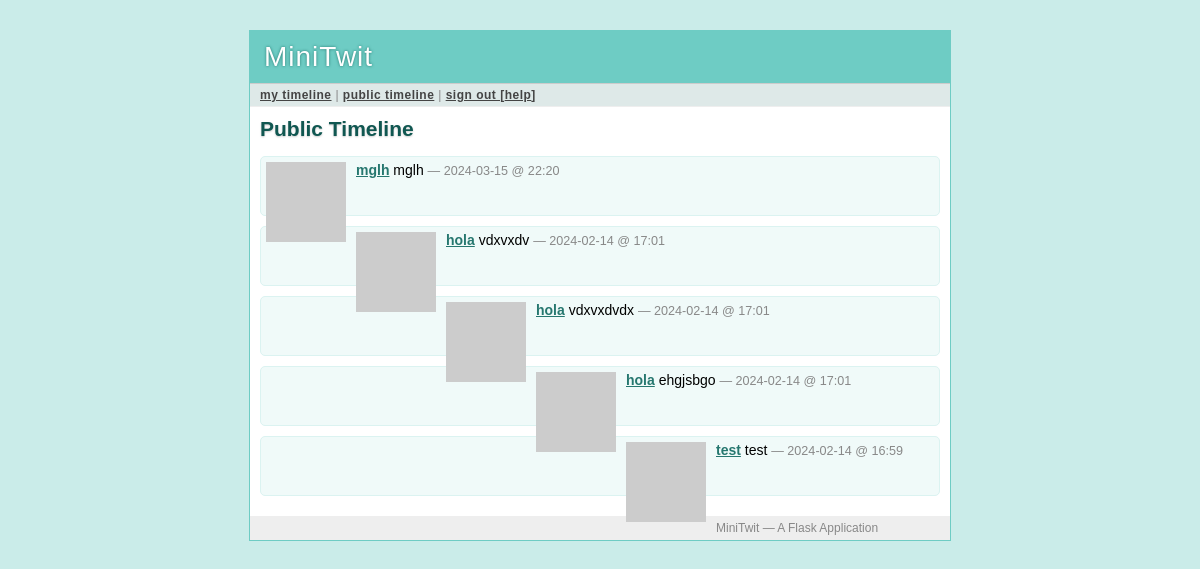
The app's page /public (signed in) with its own data.
### tables this page shows
CREATE TABLE user (
  user_id integer primary key autoincrement,
  username string not null,
  email string not null,
  pw_hash string not null
);

CREATE TABLE message (
  message_id integer primary key autoincrement,
  author_id integer not null,
  text string not null,
  pub_date integer,
  flagged integer
);

### minitwit.py (the view)
@app.route('/public')
def public_timeline():
    query = '''
        select message.*, user.* from message, user
        where message.flagged = 0 and message.author_id = user.user_id
        order by message.pub_date desc limit ?'''
    messages = query_db(query, [PER_PAGE])
    return render_template('timeline.html', messages=messages)

### minitwit.py (called while the page is built)
def connect_db():
    return sqlite3.connect(DATABASE)

def query_db(query, args=(), one=False):
    cur = g.db.execute(query, args)
    rv = [dict((cur.description[idx][0], value)
               for idx, value in enumerate(row)) for row in cur.fetchall()]
    return (rv[0] if rv else None) if one else rv

def format_datetime(timestamp):
    return datetime.utcfromtimestamp(timestamp).strftime('%Y-%m-%d @ %H:%M')

def gravatar_url(email, size=80):
    return 'http://www.gravatar.com/avatar/%s?d=identicon&s=%d' % \
        (md5(email.strip().lower().encode('utf-8')).hexdigest(), size)

@app.before_request
def before_request():
    g.db = connect_db()
    g.user = None
    if 'user_id' in session:
        g.user = query_db('select * from user where user_id = ?',
                          [session['user_id']], one=True)

@app.after_request
def after_request(response):
    g.db.close()
    return response

### templates/timeline.html (shortened to what this page needs)
{% extends "layout.html" %}
{% block title %}
  {% if request.endpoint == 'public_timeline' %}
    Public Timeline
  {% elif request.endpoint == 'user_timeline' %}
    {{ profile_user.username }}'s Timeline
  {% else %}
    My Timeline
  {% endif %}
{% endblock %}
{% block body %}
  <h2>{{ self.title() }}</h2>
  <ul class=messages>
  {% for message in messages %}
    <li><img src="{{ message.email|gravatar(size=48) }}"><p>
      <strong><a href="{{ url_for('user_timeline', username=message.username)
      }}">{{ message.username }}</a></strong>
      {{ message.text }}
      <small>&mdash; {{ message.pub_date|datetimeformat }}</small>
  {% else %}
    <li><em>There's no message so far.</em>
  {% endfor %}
  </ul>
{% endblock %}

### templates/layout.html (shortened to what this page needs)
<!doctype html>
<link rel=stylesheet type=text/css href="{{ url_for('static', filename='style.css') }}">
<div class=page>
  <h1>MiniTwit</h1>
  <div class=navigation>
  {% if g.user %}
    <a href="{{ url_for('timeline') }}">my timeline</a> |
    <a href="{{ url_for('public_timeline') }}">public timeline</a> |
    <a href="{{ url_for('logout') }}">sign out [{{ g.user.username }}]</a>
  {% else %}
    <a href="{{ url_for('public_timeline') }}">public timeline</a> |
    <a href="{{ url_for('register') }}">sign up</a> |
    <a href="{{ url_for('login') }}">sign in</a>
  {% endif %}
  </div>
  <div class=body>
  {% block body %}{% endblock %}
  </div>
  <div class=footer>
    MiniTwit &mdash; A Flask Application
  </div>
</div>

### static/style.css (style rules this page uses)
a { color: #26776F; }
div.page { background: white; border: 1px solid #6ECCC4; width: 700px; margin: 30px auto; }
div.page h1 { background: #6ECCC4; margin: 0; padding: 10px 14px; color: white; letter-spacing: 1px; text-shadow: 0 0 3px #24776F; font-weight: normal; }
div.page div.navigation { background: #DEE9E8; padding: 4px 10px; border-top: 1px solid #ccc; border-bottom: 1px solid #eee; color: #888; font-size: 12px; letter-spacing: 0.5px; }
div.page div.navigation a { color: #444; font-weight: bold; }
div.page h2 { margin: 0 0 15px 0; color: #105751; text-shadow: 0 1px 2px #ccc; }
div.page div.body { padding: 10px; }
div.page div.footer { background: #eee; color: #888; padding: 5px 10px; font-size: 12px; }
div.page ul.messages { list-style: none; margin: 0; padding: 0; }
div.page ul.messages li { margin: 10px 0; padding: 5px; background: #F0FAF9; border: 1px solid #DBF3F1; -moz-border-radius: 5px; -webkit-border-radius: 5px; min-height: 48px; }
div.page ul.messages p { margin: 0; }
div.page ul.messages li img { float: left; padding: 0 10px 0 0; }
div.page ul.messages li small { font-size: 0.9em; color: #888; }

### records on screen
user: user.username "help"
message: username "mglh", text "mglh", pub_date "2024-03-15 @ 22:20"
message: username "hola", text "vdxvxdv", pub_date "2024-02-14 @ 17:01"
message: username "hola", text "vdxvxdvdx", pub_date "2024-02-14 @ 17:01"
message: username "hola", text "ehgjsbgo", pub_date "2024-02-14 @ 17:01"
message: username "test", text "test", pub_date "2024-02-14 @ 16:59"
